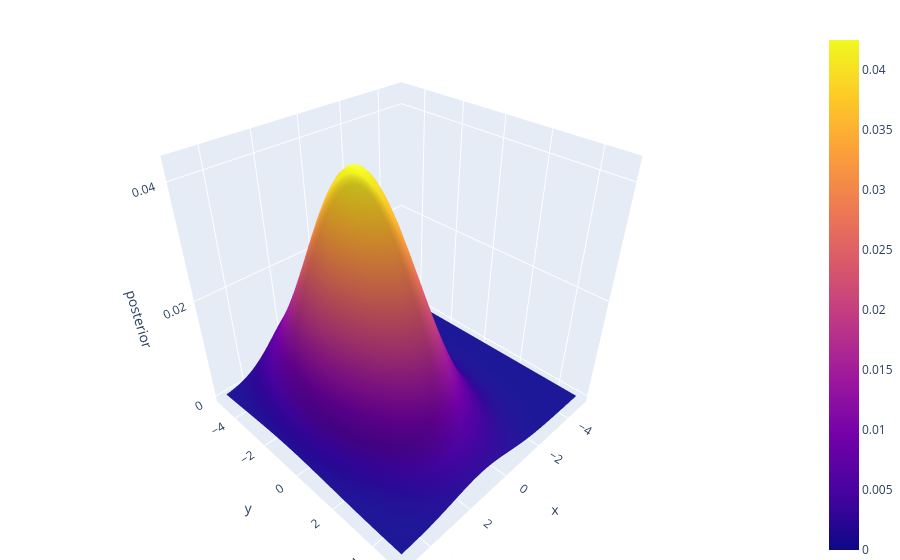

The notebook cell this image was saved under:
### Code cell
if __name__ == '__main__' and '__file__' not in globals():
  def make_pxy():
    def pxy(x, y):
      px = _gaussian(1.0, 1.5)
      py = _gaussian(-1.0, 2.5)
      return px(x) * py(y)
    return pxy
  pxy = make_pxy()
  _plot_surface(pxy)

### Figure 1 — Plotly figure (JSON) as saved in the notebook; plotly's stock layout.template omitted (floating-point values rounded to 4 significant figures; data arrays with more than 128 entries replaced by an {"elided": "..."} marker saying what was removed)
{"data": [{"type": "surface", "x": [-5.0, -4.833, -4.667, -4.5, -4.333, -4.167, -4.0, -3.833, -3.667, -3.5, -3.333, -3.167, -3.0, -2.833, -2.667, -2.5, -2.333, -2.167, -2.0, -1.833, -1.667, -1.5, -1.333, -1.167, -1.0, -0.8333, -0.6667, -0.5, -0.3333, -0.1667, 0.0, 0.1667, 0.3333, 0.5, 0.6667, 0.8333, 1.0, 1.167, 1.333, 1.5, 1.667, 1.833, 2.0, 2.167, 2.333, 2.5, 2.667, 2.833, 3.0, 3.167, 3.333, 3.5, 3.667, 3.833, 4.0, 4.167, 4.333, 4.5, 4.667, 4.833, 5.0], "y": [-5.0, -4.833, -4.667, -4.5, -4.333, -4.167, -4.0, -3.833, -3.667, -3.5, -3.333, -3.167, -3.0, -2.833, -2.667, -2.5, -2.333, -2.167, -2.0, -1.833, -1.667, -1.5, -1.333, -1.167, -1.0, -0.8333, -0.6667, -0.5, -0.3333, -0.1667, 0.0, 0.1667, 0.3333, 0.5, 0.6667, 0.8333, 1.0, 1.167, 1.333, 1.5, 1.667, 1.833, 2.0, 2.167, 2.333, 2.5, 2.667, 2.833, 3.0, 3.167, 3.333, 3.5, 3.667, 3.833, 4.0, 4.167, 4.333, 4.5, 4.667, 4.833, 5.0], "z": {"elided": "61x61 float values"}}], "layout": {"margin": {"b": 0, "l": 0, "r": 0, "t": 30}, "scene": {"xaxis": {"title": {"text": "x"}}, "yaxis": {"title": {"text": "y"}}, "zaxis": {"title": {"text": "posterior"}}}}}
